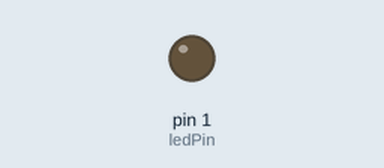
Simulated run of this sketch. Board: Arduino Uno, built with avr-gcc and run on an emulated ATmega328P. Shown: output pins drawn as LEDs (lit = HIGH).

Above: at 3.5 s.
At 9.3 s:
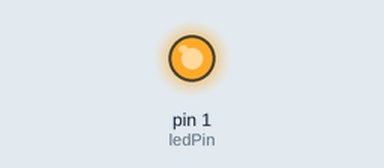
Timing chart, 0 to 10.7 s (numbered marks = the images above):
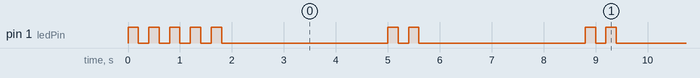

Measured:
- by itself, pin 1 (ledPin): repeats every 3.8 s: LOW 3.2 s, HIGH 0.20 s, LOW 0.20 s, HIGH 0.20 s
- by itself, everything shown: repeats every 3.8 s, in 4 steps

The sketch:

attiny_test.ino
```cpp
const int ledPin = 1;

void setup() {
  pinMode(ledPin, OUTPUT);

  blink(5);
}

void loop() {
  delay(3000);
  blink(2);
}


void blink(int times) {
  for (int i = 0; i < times; i++) {
    digitalWrite(ledPin, HIGH);
    delay(200);
    digitalWrite(ledPin, LOW);
    delay(200);
  }
}
```
